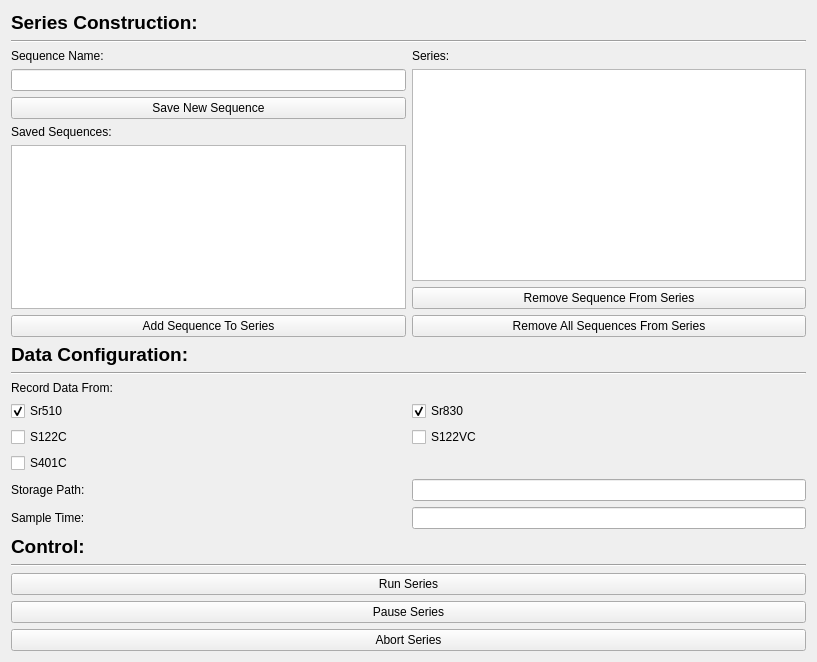
<?xml version="1.0" encoding="UTF-8"?>
<ui version="4.0">
 <class>Form</class>
 <widget class="QWidget" name="Form">
  <property name="geometry">
   <rect>
    <x>0</x>
    <y>0</y>
    <width>817</width>
    <height>662</height>
   </rect>
  </property>
  <property name="windowTitle">
   <string>Series Construction</string>
  </property>
  <layout class="QGridLayout" name="main_layout">
   <item row="0" column="0">
    <widget class="QLabel" name="label">
     <property name="font">
      <font>
       <pointsize>14</pointsize>
       <weight>75</weight>
       <bold>true</bold>
      </font>
     </property>
     <property name="text">
      <string>Series Construction:</string>
     </property>
    </widget>
   </item>
   <item row="1" column="0" colspan="2">
    <widget class="Line" name="line">
     <property name="orientation">
      <enum>Qt::Horizontal</enum>
     </property>
    </widget>
   </item>
   <item row="2" column="0">
    <layout class="QGridLayout" name="gridLayout_13">
     <item row="0" column="0">
      <widget class="QLabel" name="label_2">
       <property name="text">
        <string>Sequence Name:</string>
       </property>
      </widget>
     </item>
     <item row="4" column="0">
      <widget class="QListWidget" name="list_listXlist_SavedSequencesXSeries_ItemSelectorListXpassive_Sequence"/>
     </item>
     <item row="2" column="0">
      <widget class="QPushButton" name="button_list_SavedSequences_setter_SaveNewSequenceButton">
       <property name="text">
        <string>Save New Sequence</string>
       </property>
      </widget>
     </item>
     <item row="1" column="0">
      <widget class="QLineEdit" name="lineedit_list_SavedSequences_ItemDisplay_SequenceName"/>
     </item>
     <item row="3" column="0">
      <widget class="QLabel" name="label_4">
       <property name="text">
        <string>Saved Sequences:</string>
       </property>
      </widget>
     </item>
     <item row="5" column="0">
      <widget class="QPushButton" name="button_list_Series_setter_AddSequenceToSeriesButton">
       <property name="text">
        <string>Add Sequence To Series</string>
       </property>
      </widget>
     </item>
    </layout>
   </item>
   <item row="3" column="0" colspan="2">
    <widget class="QLabel" name="label_5">
     <property name="font">
      <font>
       <pointsize>14</pointsize>
       <weight>75</weight>
       <bold>true</bold>
      </font>
     </property>
     <property name="text">
      <string>Data Configuration:</string>
     </property>
    </widget>
   </item>
   <item row="2" column="1">
    <layout class="QGridLayout" name="gridLayout_15">
     <item row="2" column="0">
      <widget class="QPushButton" name="button_list_Series_remover_RemoveSequenceFromSeriesButton">
       <property name="text">
        <string>Remove Sequence From Series</string>
       </property>
      </widget>
     </item>
     <item row="0" column="0">
      <widget class="QLabel" name="label_3">
       <property name="text">
        <string>Series:</string>
       </property>
      </widget>
     </item>
     <item row="1" column="0">
      <widget class="QListWidget" name="list_list_Series_ItemSelectorList_SeriesList"/>
     </item>
     <item row="3" column="0">
      <widget class="QPushButton" name="button_list_Series_RemoverOfAll_RemoveAllSequencesFromSeriesButton">
       <property name="text">
        <string>Remove All Sequences From Series</string>
       </property>
      </widget>
     </item>
    </layout>
   </item>
   <item row="4" column="0" colspan="2">
    <widget class="Line" name="line_2">
     <property name="orientation">
      <enum>Qt::Horizontal</enum>
     </property>
    </widget>
   </item>
   <item row="10" column="0" colspan="2">
    <widget class="QPushButton" name="AbortSeriesButton">
     <property name="text">
      <string>Abort Series</string>
     </property>
    </widget>
   </item>
   <item row="7" column="0" colspan="2">
    <widget class="Line" name="line_3">
     <property name="orientation">
      <enum>Qt::Horizontal</enum>
     </property>
    </widget>
   </item>
   <item row="6" column="0" colspan="2">
    <widget class="QLabel" name="label_9">
     <property name="font">
      <font>
       <pointsize>14</pointsize>
       <weight>75</weight>
       <bold>true</bold>
      </font>
     </property>
     <property name="text">
      <string>Control:</string>
     </property>
    </widget>
   </item>
   <item row="9" column="0" colspan="2">
    <widget class="QPushButton" name="PauseResumeSeriesButton">
     <property name="text">
      <string>Pause Series</string>
     </property>
    </widget>
   </item>
   <item row="5" column="0" colspan="2">
    <layout class="QGridLayout" name="gridLayout_16">
     <item row="0" column="1" colspan="2">
      <widget class="QLabel" name="label_6">
       <property name="text">
        <string>Record Data From:</string>
       </property>
      </widget>
     </item>
     <item row="1" column="1" rowspan="2">
      <widget class="QCheckBox" name="checkbox_list_SavedSequences_passive_MeasureSr510">
       <property name="sizePolicy">
        <sizepolicy hsizetype="Minimum" vsizetype="Maximum">
         <horstretch>0</horstretch>
         <verstretch>0</verstretch>
        </sizepolicy>
       </property>
       <property name="text">
        <string>Sr510</string>
       </property>
       <property name="checked">
        <bool>true</bool>
       </property>
      </widget>
     </item>
     <item row="1" column="2" rowspan="2">
      <widget class="QCheckBox" name="checkbox_list_SavedSequences_passive_MeasureSr830">
       <property name="sizePolicy">
        <sizepolicy hsizetype="Minimum" vsizetype="Maximum">
         <horstretch>0</horstretch>
         <verstretch>0</verstretch>
        </sizepolicy>
       </property>
       <property name="text">
        <string>Sr830</string>
       </property>
       <property name="checked">
        <bool>true</bool>
       </property>
      </widget>
     </item>
     <item row="8" column="1">
      <widget class="QLabel" name="label_8">
       <property name="sizePolicy">
        <sizepolicy hsizetype="Expanding" vsizetype="Preferred">
         <horstretch>0</horstretch>
         <verstretch>0</verstretch>
        </sizepolicy>
       </property>
       <property name="text">
        <string>Sample Time:</string>
       </property>
      </widget>
     </item>
     <item row="8" column="2">
      <widget class="QLineEdit" name="ledit_list_SavedSequences_passive_MeasureSampleTime"/>
     </item>
     <item row="5" column="2">
      <widget class="QLineEdit" name="ledit_list_SavedSequences_passive_MeasureStoragePath"/>
     </item>
     <item row="5" column="1">
      <widget class="QLabel" name="label_7">
       <property name="sizePolicy">
        <sizepolicy hsizetype="Expanding" vsizetype="Preferred">
         <horstretch>0</horstretch>
         <verstretch>0</verstretch>
        </sizepolicy>
       </property>
       <property name="text">
        <string>Storage Path:</string>
       </property>
      </widget>
     </item>
     <item row="3" column="2">
      <widget class="QCheckBox" name="checkbox_list_SavedSequences_passive_MeasureS122vc">
       <property name="text">
        <string>S122VC</string>
       </property>
      </widget>
     </item>
     <item row="3" column="1">
      <widget class="QCheckBox" name="checkbox_list_SavedSequences_passive_MeasureS122c">
       <property name="text">
        <string>S122C</string>
       </property>
      </widget>
     </item>
     <item row="4" column="1">
      <widget class="QCheckBox" name="checkbox_list_SavedSequences_passive_MeasureS401c">
       <property name="text">
        <string>S401C</string>
       </property>
      </widget>
     </item>
    </layout>
   </item>
   <item row="8" column="0" colspan="2">
    <widget class="QPushButton" name="button_list_Series_getter_RunSeriesButton">
     <property name="text">
      <string>Run Series</string>
     </property>
    </widget>
   </item>
  </layout>
 </widget>
 <resources/>
 <connections/>
</ui>
